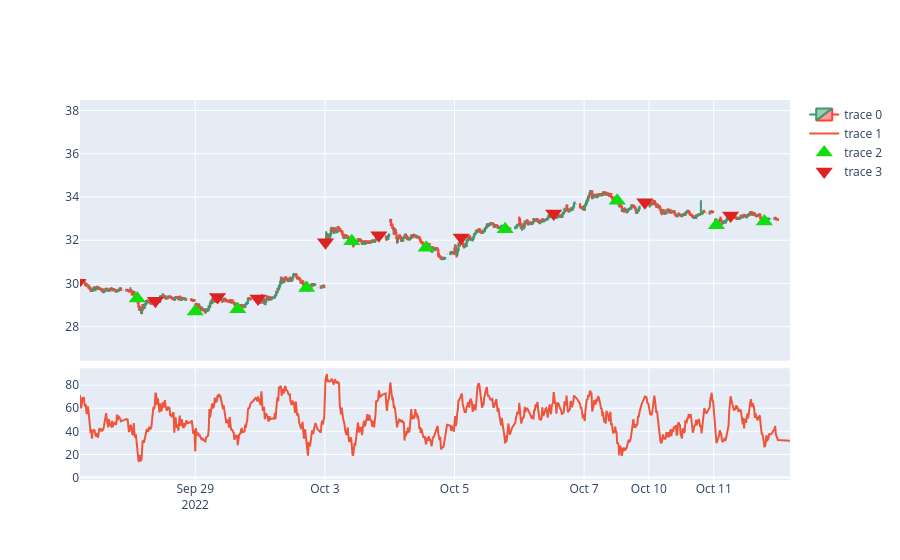

The code cell stored with this chart in its notebook:
### Code cell
import plotly.graph_objects as go
from plotly.subplots import make_subplots

fig = make_subplots(rows=2, cols=1, row_heights=[0.7, 0.3], vertical_spacing=0.02, shared_xaxes=True)

fig.add_trace(go.Candlestick(x=df.index,
                open=df['open'],
                high=df['high'],
                low=df['low'],
                close=df['close']), row=1, col=1)

fig.add_trace(go.Scatter(x=df.index,
                y=df['rsi']), row=2, col=1)

fig.add_trace(go.Scatter(x=df_buys.index,y=df_buys['price'], marker_color='#11dd11',  marker_size=15,
                 mode="markers", marker_symbol= 'triangle-up'), row=1, col=1)
fig.add_trace(go.Scatter(x=df_sells.index,y=df_sells['price'], marker_color='#dd2222',  marker_size=15,
                 mode="markers", marker_symbol= 'triangle-down'), row=1, col=1)

fig.update_xaxes(rangebreaks=[
        dict(bounds=[18, 10], pattern="hour"), #hide hours outside of 9am-5pm
        dict(bounds=["sat", "mon"]), #hide weekends
    ])
fig.update_layout(xaxis_rangeslider_visible=False, height=800)
fig.show()

### Figure 1 — Plotly figure (JSON) as saved in the notebook; plotly's stock layout.template omitted (floating-point values rounded to 4 significant figures; data arrays with more than 128 entries replaced by an {"elided": "..."} marker saying what was removed)
{"data": [{"close": {"elided": "5000 float values"}, "high": {"elided": "5000 float values"}, "low": {"elided": "5000 float values"}, "open": {"elided": "5000 float values"}, "type": "candlestick", "x": {"elided": "5000 str values"}, "xaxis": "x", "yaxis": "y"}, {"type": "scatter", "x": {"elided": "5000 str values"}, "xaxis": "x2", "y": {"elided": "5000 float values"}, "yaxis": "y2"}, {"marker": {"color": "#11dd11", "size": 15, "symbol": "triangle-up"}, "mode": "markers", "type": "scatter", "x": ["2022-08-26T10:10:00", "2022-08-29T16:10:00", "2022-09-02T13:10:00", "2022-09-06T10:05:00", "2022-09-08T12:40:00", "2022-09-09T15:20:00", "2022-09-12T11:50:00", "2022-09-16T10:40:00", "2022-09-20T14:30:00", "2022-09-21T11:55:00", "2022-09-23T10:15:00", "2022-09-28T10:50:00", "2022-09-29T10:00:00", "2022-09-29T15:15:00", "2022-09-30T15:45:00", "2022-10-03T13:20:00", "2022-10-04T14:30:00", "2022-10-05T16:15:00", "2022-10-07T14:05:00", "2022-10-11T10:20:00", "2022-10-11T16:15:00", "2022-10-14T16:30:00", "2022-10-17T14:40:00", "2022-10-24T10:05:00", "2022-10-27T14:55:00", "2022-11-01T14:55:00", "2022-11-04T11:20:00", "2022-11-09T14:40:00", "2022-11-11T17:35:00", "2022-11-16T11:25:00"], "xaxis": "x", "y": [32.8, 34.73, 33.78, 32.28, 31.97, 32.08, 31.82, 30.45, 31.04, 30.96, 31.15, 29.31, 28.7, 28.81, 29.79, 31.95, 31.65, 32.51, 33.83, 32.69, 32.87, 33.37, 33.57, 36.5, 32.92, 29.57, 29.07, 27.25, 26.81, 27.43], "yaxis": "y"}, {"marker": {"color": "#dd2222", "size": 15, "symbol": "triangle-down"}, "mode": "markers", "type": "scatter", "x": ["2022-08-26T14:20:00", "2022-08-31T11:45:00", "2022-09-05T14:25:00", "2022-09-08T10:45:00", "2022-09-08T15:05:00", "2022-09-12T10:05:00", "2022-09-14T10:35:00", "2022-09-19T11:45:00", "2022-09-21T10:10:00", "2022-09-22T14:45:00", "2022-09-27T11:30:00", "2022-09-28T13:05:00", "2022-09-29T12:45:00", "2022-09-29T17:45:00", "2022-10-03T10:05:00", "2022-10-03T16:40:00", "2022-10-05T10:50:00", "2022-10-06T14:15:00", "2022-10-07T17:30:00", "2022-10-11T12:05:00", "2022-10-13T12:05:00", "2022-10-17T12:40:00", "2022-10-18T16:30:00", "2022-10-26T12:45:00", "2022-11-01T10:10:00", "2022-11-03T13:00:00", "2022-11-09T10:20:00", "2022-11-11T12:20:00", "2022-11-14T12:35:00"], "xaxis": "x", "y": [33.3, 33.14, 33.57, 32.57, 31.87, 32.69, 31.14, 31.21, 31.37, 31.41, 30.03, 29.2, 29.37, 29.3, 31.91, 32.23, 32.12, 33.23, 33.75, 33.14, 33.32, 33.88, 34.07, 33.33, 30.21, 29.81, 27.63, 26.55, 27.9], "yaxis": "y"}], "layout": {"autosize": true, "xaxis": {"anchor": "y", "autorange": false, "domain": [0, 1], "matches": "x2", "range": ["2022-09-27 11:46:31.6978", "2022-10-12 11:24:58.0894"], "rangebreaks": [{"bounds": [18, 10], "pattern": "hour"}, {"bounds": ["sat", "mon"]}], "rangeslider": {"visible": false, "yaxis": {}}, "showspikes": false, "showticklabels": false, "type": "date"}, "xaxis2": {"anchor": "y2", "autorange": false, "domain": [0, 1], "range": ["2022-09-27 11:46:31.6978", "2022-10-12 11:24:58.0894"], "rangebreaks": [{"bounds": [18, 10], "pattern": "hour"}, {"bounds": ["sat", "mon"]}], "showspikes": false, "type": "date"}, "yaxis": {"anchor": "x", "autorange": false, "domain": [0.314, 1], "range": [26.43, 38.48], "showspikes": false, "type": "linear"}, "yaxis2": {"anchor": "x2", "autorange": true, "domain": [0, 0.294], "range": [-2.163, 94.62], "showspikes": false, "type": "linear"}}}
